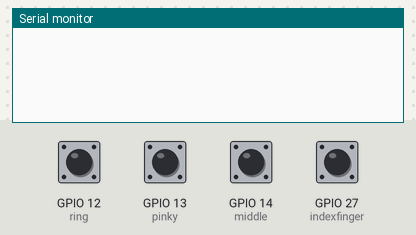
Bench run of a sketch on a simulated ESP32. Shown: the last lines printed to the serial monitor. The test bench sets the inputs (shaded band); at power-on: GPIO 12 (ring), GPIO 13 (pinky), GPIO 14 (middle), GPIO 27 (indexfinger) HIGH.

Above: at 1.2 s.
1.3 s: GPIO 12 (ring) pulled LOW for 0.15 s
At 2.5 s:
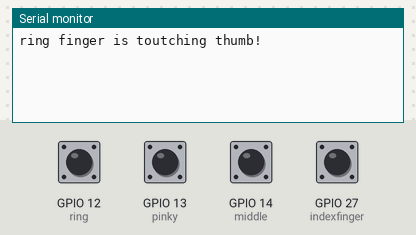
2.9 s: GPIO 13 (pinky) pulled LOW for 0.15 s
At 3.7 s:
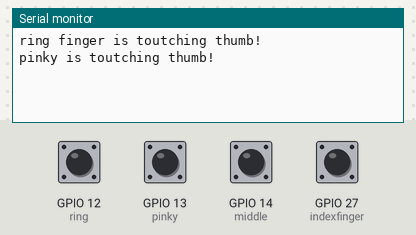
4.5 s: GPIO 14 (middle) pulled LOW for 0.15 s
At 4.9 s:
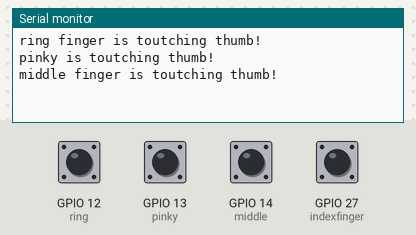
6.1 s: GPIO 27 (indexfinger) pulled LOW for 0.15 s
At 7.4 s:
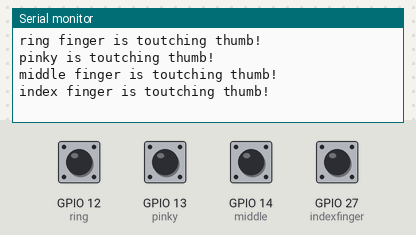

Measured:
- after the input at 1.3 s, the serial monitor: prints a new line at once (image 1)
- after the input at 2.9 s, the serial monitor: prints a new line at once (image 2)
- after the input at 4.5 s, the serial monitor: prints a new line at once (image 3)
- after the input at 6.1 s, the serial monitor: prints a new line at once (image 4)

The sketch:

glove_test.ino
```cpp
const int pinky = 13;  // Assuming you have connected the button to GPIO pin 2
const int ring= 12;
const int middle = 14;
const int indexfinger = 27;//dose not work

void setup() {
  Serial.begin(9600);
  pinMode(pinky, INPUT_PULLUP);   // Enable internal pull-up resistor for pinky button
  pinMode(ring, INPUT_PULLUP);    // Enable internal pull-up resistor for ring button
  pinMode(middle, INPUT_PULLUP);  // Enable internal pull-up resistor for middle button
  pinMode(indexfinger, INPUT_PULLUP);   // Enable internal pull-up resistor
}

void loop() {
  int pinkeystate = digitalRead(pinky);
  int ringstate = digitalRead(ring);
  int middlestate = digitalRead(middle);
  int indexstate = digitalRead(indexfinger);

  if (pinkeystate == LOW) {
    Serial.println("pinky is toutching thumb!");
    // Your code to handle button press goes here
    delay(1000);  // Optional: debounce delay
  }

  if (ringstate == LOW) {
    Serial.println("ring finger is toutching thumb!");
    // Your code to handle button press goes here
    delay(1000);  // Optional: debounce delay
  }


  if (middlestate == LOW) {
    Serial.println("middle finger is toutching thumb!");
    // Your code to handle button press goes here
    delay(1000);  // Optional: debounce delay
  }

  if (indexstate == LOW) {
    Serial.println("index finger is toutching thumb!");
    // Your code to handle button press goes here
    delay(1000);  // Optional: debounce delay
  }
}
```
